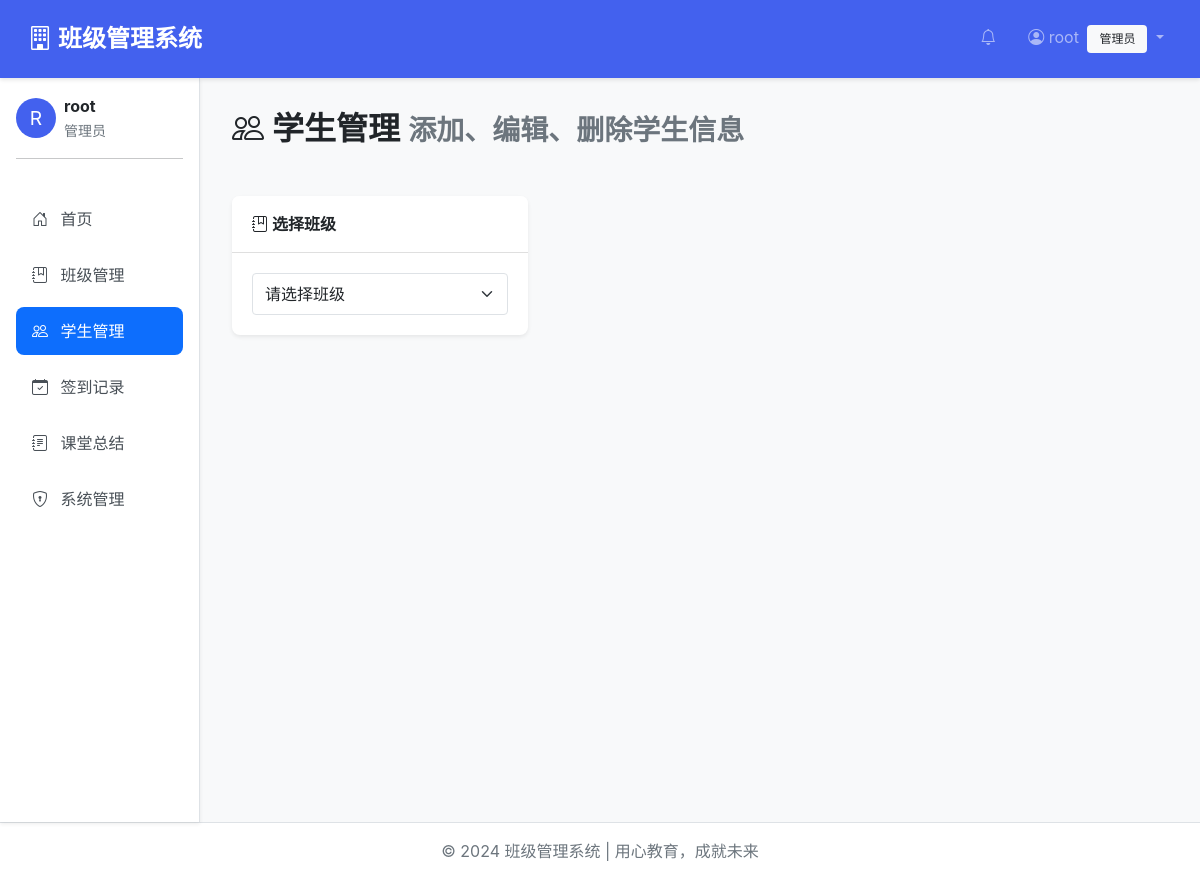
/students/ (signed in), run on the app's committed database.
### apps/accounts/models.py (models this page shows, shortened)
class User(AbstractUser):
    ROLE_CHOICES = [
        ('admin', '管理员'),
        ('teacher', '老师'),
        ('student', '学生'),
        ('parent', '家长'),
    ]
    role = models.CharField('角色', max_length=10, choices=ROLE_CHOICES, default='student')
    phone = models.CharField('手机号', max_length=20, blank=True)
    avatar = models.ImageField('头像', upload_to='avatars/', blank=True, null=True)
    bio = models.TextField('个人简介', max_length=500, blank=True)
    student_id = models.CharField('学号', max_length=50, blank=True, unique=True, null=True)
    grade = models.CharField('年级', max_length=20, blank=True)
    parent_name = models.CharField('家长姓名', max_length=50, blank=True)
    parent_phone = models.CharField('家长电话', max_length=20, blank=True)
    teacher_id = models.CharField('工号', max_length=50, blank=True, unique=True, null=True)
    department = models.CharField('部门', max_length=50, blank=True)
    title = models.CharField('职称', max_length=50, blank=True)
    created_at = models.DateTimeField('创建时间', auto_now_add=True)
    updated_at = models.DateTimeField('更新时间', auto_now=True)
    class Meta:
        verbose_name = '用户'
        verbose_name_plural = '用户'
        ordering = ['-date_joined']
    @property
    def is_teacher(self):
        return self.role == 'teacher'
    @property
    def is_student(self):
        return self.role == 'student'
    @property
    def is_admin_user(self):
        return self.role == 'admin' or self.is_superuser

### apps/students/views.py (the view)
# urls.py: path('', views.student_list, name='student_list'),
@login_required
def student_list(request):
    classes = request.user.created_classes.all()
    return render(request, 'students/list.html', {'classes': classes})

### apps/classes/models.py (called while the page is built)
    @property
    def student_count(self):
        return self.students.filter(is_active=True).count()

### templates/students/list.html (shortened to what this page needs)
{% extends 'base.html' %}
{% block content %}
<div class="row mb-4">
    <div class="col-12">
        <h2 class="mb-4">
            <i class="bi bi-people"></i> 学生管理
            <small class="text-muted">添加、编辑、删除学生信息</small>
        </h2>
    </div>
</div>
<div class="row mb-4">
    <div class="col-md-4">
        <div class="card">
            <div class="card-header">
                <i class="bi bi-journal-bookmark"></i> 选择班级
            </div>
            <div class="card-body">
                <select id="classSelect" class="form-select" onchange="selectClass(this.value)">
                    <option value="">请选择班级</option>
                </select>
            </div>
        </div>
    </div>
</div>
{% endblock %}

### templates/base.html (shortened to what this page needs)
<!DOCTYPE html>
<html lang="zh">
<head>
    <link href="https://cdn.jsdelivr.net/npm/bootstrap@5.1.3/dist/css/bootstrap.min.css" rel="stylesheet">
    <link rel="stylesheet" href="https://cdn.jsdelivr.net/npm/bootstrap-icons@1.8.1/font/bootstrap-icons.css">
    {% load static %}
    <link rel="stylesheet" href="{% static 'css/style.css' %}">
</head>
<body>
    {% if user.is_authenticated %}
    <nav class="navbar navbar-expand-lg navbar-dark bg-primary shadow-sm">
        <div class="container-fluid">
            <a class="navbar-brand" href="{% url 'dashboard' %}">
                <i class="bi bi-building"></i> 班级管理系统
            </a>
            <div class="collapse navbar-collapse" id="navbarNav">
                <ul class="navbar-nav ms-auto">
                    <li class="nav-item">
                        <a class="nav-link" href="#" id="notificationLink">
                            <i class="bi bi-bell"></i>
                        </a>
                    </li>
                    <li class="nav-item dropdown">
                        <a class="nav-link dropdown-toggle" href="#" id="userDropdown" role="button" data-bs-toggle="dropdown">
                            <i class="bi bi-person-circle"></i> {{ user.username }}
                            <span class="badge bg-light text-dark ms-1">{{ user.get_role_display }}</span>
                        </a>
                    </li>
                </ul>
            </div>
        </div>
    </nav>
    <div class="container-fluid">
        <div class="row">
            <div class="col-md-2 p-0">
                <div class="sidebar">
                    <div class="p-3">
                        <div class="d-flex align-items-center mb-3">
                            <div class="avatar-placeholder bg-primary text-white rounded-circle d-flex align-items-center justify-content-center me-2"
                                 style="width: 40px; height: 40px; font-size: 1.2rem;">
                                {{ user.username|first|upper }}
                            </div>
                            <div>
                                <strong>{{ user.get_full_name|default:user.username }}</strong><br>
                                <small class="text-muted">{{ user.get_role_display }}</small>
                            </div>
                        </div>
                        <hr>
                        <nav class="nav flex-column">
    {% if current_role == 'teacher' or user.is_teacher %}
    <a class="nav-link {% if request.path == '/accounts/teacher/' %}active{% endif %}" href="{% url 'teacher_dashboard' %}">
        <i class="bi bi-house-door"></i> 首页
    </a>
    <a class="nav-link {% if '/classes/' in request.path %}active{% endif %}" href="{% url 'class_list' %}">
        <i class="bi bi-journal-bookmark"></i> 班级管理
    </a>
    <a class="nav-link {% if '/students/' in request.path %}active{% endif %}" href="{% url 'student_list' %}">
        <i class="bi bi-people"></i> 学生管理
    </a>
    <a class="nav-link {% if '/attendance/' in request.path %}active{% endif %}" href="{% url 'attendance_list' %}">
        <i class="bi bi-calendar-check"></i> 签到记录
    </a>
    <a class="nav-link {% if '/summaries/' in request.path %}active{% endif %}" href="{% url 'summary_list' %}">
        <i class="bi bi-journal-text"></i> 课堂总结
    </a>
    {% else %}
    <a class="nav-link {% if request.path == '/dashboard/' %}active{% endif %}" href="{% url 'dashboard' %}">
        <i class="bi bi-house-door"></i> 首页
    </a>
    <a class="nav-link {% if '/classes/' in request.path %}active{% endif %}" href="{% url 'class_list' %}">
        <i class="bi bi-journal-bookmark"></i> 班级管理
    </a>
    <a class="nav-link {% if '/students/' in request.path %}active{% endif %}" href="{% url 'student_list' %}">
        <i class="bi bi-people"></i> 学生管理
    </a>
    <a class="nav-link {% if '/attendance/' in request.path %}active{% endif %}" href="{% url 'attendance_list' %}">
        <i class="bi bi-calendar-check"></i> 签到记录
    </a>
    <a class="nav-link {% if '/summaries/' in request.path %}active{% endif %}" href="{% url 'summary_list' %}">
        <i class="bi bi-journal-text"></i> 课堂总结
    </a>
    <a class="nav-link" href="{% url 'admin:index' %}">
        <i class="bi bi-shield-lock"></i> 系统管理
    </a>
    {% endif %}
</nav>
                    </div>
                </div>
            </div>
            <div class="col-md-10 main-content fade-in">
                {% block content %}{% endblock %}
            </div>
        </div>
    </div>
    <footer class="footer">
        <div class="container">
            <span>&copy; 2024 班级管理系统 | 用心教育，成就未来</span>
        </div>
    </footer>
    {% else %}
    {% block auth_content %}{% endblock %}
    {% endif %}
</body>
</html>

### static/core/css/style.css (style rules this page uses)
:root { --primary-color: #4361ee; --secondary-color: #3f37c9; --success-color: #4cc9f0; --danger-color: #f72585; --warning-color: #f8961e; --info-color: #4895ef; --light-color: #f8f9fa; --dark-color: #212529; --gray-color: #6c757d; --border-color: #dee2e6; --shadow-sm: 0 2px 4px rgba(0,0,0,0.1); --shadow-md: 0 4px 6px rgba(0,0,0,0.1); --shadow-lg: 0 10px 15px rgba(0,0,0,0.1); --border-radius-sm: 0.25rem; --border-radius-md: 0.5rem; --border-radius-lg: 1rem; --transition: all 0.3s ease; }
* { margin: 0; padding: 0; box-sizing: border-box; }
body { font-family: -apple-system, BlinkMacSystemFont, "Segoe UI", Roboto, "Helvetica Neue", Arial, sans-serif; font-size: 1rem; font-weight: 400; line-height: 1.5; color: var(--dark-color); background-color: #f5f7fb; }
h1, h2, h3, h4, h5, h6 { font-weight: 600; line-height: 1.2; margin-bottom: 1rem; }
h2 { font-size: 2rem; }
a { color: var(--primary-color); text-decoration: none; transition: var(--transition); }
.form-select { display: block; width: 100%; padding: 0.5rem 2.25rem 0.5rem 0.75rem; font-size: 1rem; font-weight: 400; line-height: 1.5; color: var(--dark-color); background-color: #fff; background-repeat: no-repeat; background-position: right 0.75rem center; background-size: 16px 12px; border: 1px solid var(--border-color); border-radius: var(--border-radius-sm); appearance: none; }
.card { position: relative; display: flex; flex-direction: column; min-width: 0; word-wrap: break-word; background-color: #fff; background-clip: border-box; border: 1px solid var(--border-color); border-radius: var(--border-radius-md); box-shadow: var(--shadow-sm); }
.card-header { padding: 1rem 1.25rem; margin-bottom: 0; background-color: rgba(0, 0, 0, 0.03); border-bottom: 1px solid var(--border-color); font-weight: 600; }
.card-header:first-child { border-radius: calc(var(--border-radius-md) - 1px) calc(var(--border-radius-md) - 1px) 0 0; }
.card-body { flex: 1 1 auto; padding: 1.25rem; }
.badge { display: inline-block; padding: 0.25rem 0.5rem; font-size: 0.75rem; font-weight: 700; line-height: 1; text-align: center; white-space: nowrap; vertical-align: baseline; border-radius: var(--border-radius-sm); color: white; }
.navbar { position: relative; display: flex; flex-wrap: wrap; align-items: center; justify-content: space-between; padding: 1rem 1rem; background-color: white; box-shadow: var(--shadow-sm); }
.navbar-brand { display: inline-block; padding-top: 0.3125rem; padding-bottom: 0.3125rem; margin-right: 1rem; font-size: 1.5rem; font-weight: 600; color: var(--primary-color); }
.navbar-nav { display: flex; flex-direction: row; list-style: none; margin: 0; padding: 0; }
.nav-item { margin-left: 1rem; }
.nav-link { display: block; padding: 0.5rem 1rem; color: var(--dark-color); transition: var(--transition); }
.nav-link:hover, .nav-link.active { color: var(--primary-color); }
.sidebar { min-height: calc(100vh - 70px); background-color: white; border-right: 1px solid var(--border-color); box-shadow: var(--shadow-sm); }
.sidebar .nav { padding: 1rem 0; }
.sidebar .nav-link { display: block; padding: 0.75rem 1.5rem; color: var(--dark-color); transition: var(--transition); }
.sidebar .nav-link.active { background-color: var(--primary-color); color: white; }
.sidebar .nav-link i { margin-right: 0.5rem; }
.text-dark { color: var(--dark-color) !important; }
.text-white { color: #fff !important; }
.text-muted { color: var(--gray-color) !important; }
.bg-primary { background-color: var(--primary-color) !important; }
.bg-light { background-color: var(--light-color) !important; }
.rounded-circle { border-radius: 50% !important; }
.shadow-sm { box-shadow: var(--shadow-sm) !important; }
.mb-3 { margin-bottom: 1rem !important; }
.mb-4 { margin-bottom: 1.5rem !important; }
.p-0 { padding: 0 !important; }
.p-3 { padding: 1rem !important; }
.d-flex { display: flex !important; }
.flex-column { flex-direction: column !important; }
.justify-content-center { justify-content: center !important; }
.align-items-center { align-items: center !important; }
.fade-in { animation: fadeIn 0.3s ease-in-out; }

### data on the page
User: username "root", role "管理员", username|first "R", get_full_name "root"
